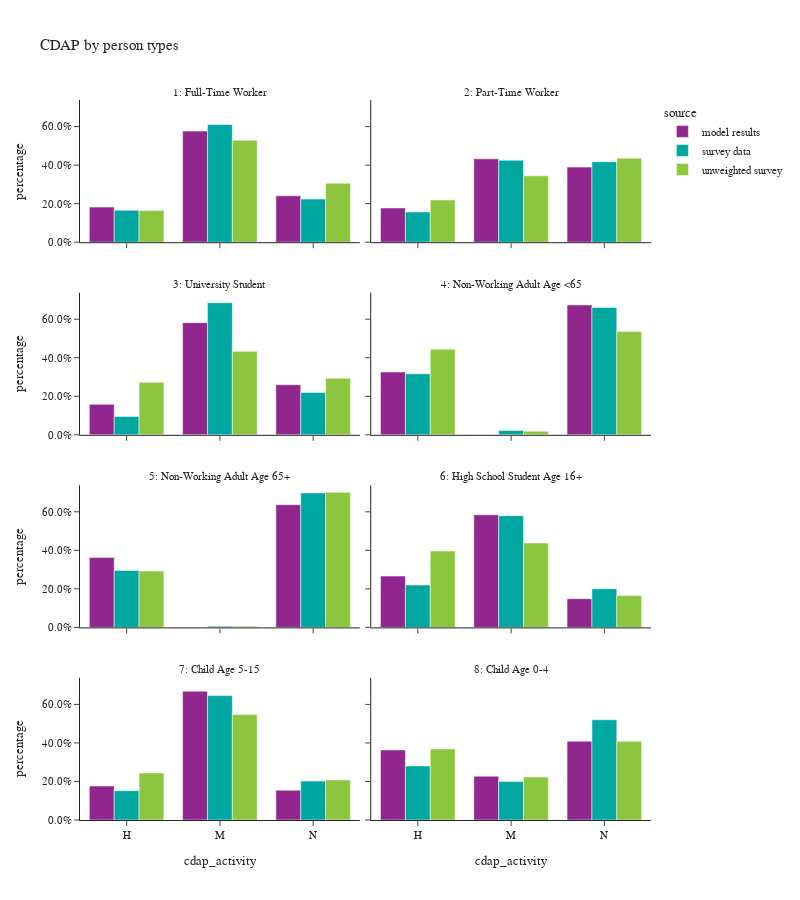

Write notebook code for a chart like this one.
### Code cell
df_plot = per_data.groupby(['source','ptype_des','cdap_activity'])['person_weight'].sum().reset_index()
df_plot['percentage'] = df_plot.groupby(['source','ptype_des'], group_keys=False)['person_weight'].\
    apply(lambda x: x / float(x.sum()))

fig = px.bar(df_plot, x="cdap_activity", y="percentage", color="source",barmode="group",
                facet_col="ptype_des", facet_col_wrap=2,
                title="CDAP by person types")
fig.for_each_annotation(lambda a: a.update(text = a.text.split("=")[-1]))
fig.for_each_yaxis(lambda a: a.update(tickformat = ".1%"))
fig.update_layout(height=900, width=800)
fig.show()

### Figure 1 — Plotly figure (JSON) as saved in the notebook; plotly's stock layout.template omitted (floating-point values rounded to 4 significant figures)
{"data": [{"alignmentgroup": "True", "hovertemplate": "source=model results<br>ptype_des=1: Full-Time Worker<br>cdap_activity=%{x}<br>percentage=%{y}<extra></extra>", "legendgroup": "model results", "marker": {"color": "#91268F", "pattern": {"shape": ""}}, "name": "model results", "offsetgroup": "model results", "orientation": "v", "showlegend": true, "textposition": "auto", "type": "bar", "x": ["H", "M", "N"], "xaxis": "x7", "y": [0.1824, 0.5766, 0.241], "yaxis": "y7"}, {"alignmentgroup": "True", "hovertemplate": "source=model results<br>ptype_des=2: Part-Time Worker<br>cdap_activity=%{x}<br>percentage=%{y}<extra></extra>", "legendgroup": "model results", "marker": {"color": "#91268F", "pattern": {"shape": ""}}, "name": "model results", "offsetgroup": "model results", "orientation": "v", "showlegend": false, "textposition": "auto", "type": "bar", "x": ["H", "M", "N"], "xaxis": "x8", "y": [0.1776, 0.4326, 0.3898], "yaxis": "y8"}, {"alignmentgroup": "True", "hovertemplate": "source=model results<br>ptype_des=3: University Student<br>cdap_activity=%{x}<br>percentage=%{y}<extra></extra>", "legendgroup": "model results", "marker": {"color": "#91268F", "pattern": {"shape": ""}}, "name": "model results", "offsetgroup": "model results", "orientation": "v", "showlegend": false, "textposition": "auto", "type": "bar", "x": ["H", "M", "N"], "xaxis": "x5", "y": [0.1581, 0.5821, 0.2598], "yaxis": "y5"}, {"alignmentgroup": "True", "hovertemplate": "source=model results<br>ptype_des=4: Non-Working Adult Age <65<br>cdap_activity=%{x}<br>percentage=%{y}<extra></extra>", "legendgroup": "model results", "marker": {"color": "#91268F", "pattern": {"shape": ""}}, "name": "model results", "offsetgroup": "model results", "orientation": "v", "showlegend": false, "textposition": "auto", "type": "bar", "x": ["H", "N"], "xaxis": "x6", "y": [0.326, 0.674], "yaxis": "y6"}, {"alignmentgroup": "True", "hovertemplate": "source=model results<br>ptype_des=5: Non-Working Adult Age 65+<br>cdap_activity=%{x}<br>percentage=%{y}<extra></extra>", "legendgroup": "model results", "marker": {"color": "#91268F", "pattern": {"shape": ""}}, "name": "model results", "offsetgroup": "model results", "orientation": "v", "showlegend": false, "textposition": "auto", "type": "bar", "x": ["H", "N"], "xaxis": "x3", "y": [0.3631, 0.6369], "yaxis": "y3"}, {"alignmentgroup": "True", "hovertemplate": "source=model results<br>ptype_des=6: High School Student Age 16+<br>cdap_activity=%{x}<br>percentage=%{y}<extra></extra>", "legendgroup": "model results", "marker": {"color": "#91268F", "pattern": {"shape": ""}}, "name": "model results", "offsetgroup": "model results", "orientation": "v", "showlegend": false, "textposition": "auto", "type": "bar", "x": ["H", "M", "N"], "xaxis": "x4", "y": [0.2663, 0.5848, 0.149], "yaxis": "y4"}, {"alignmentgroup": "True", "hovertemplate": "source=model results<br>ptype_des=7: Child Age 5-15<br>cdap_activity=%{x}<br>percentage=%{y}<extra></extra>", "legendgroup": "model results", "marker": {"color": "#91268F", "pattern": {"shape": ""}}, "name": "model results", "offsetgroup": "model results", "orientation": "v", "showlegend": false, "textposition": "auto", "type": "bar", "x": ["H", "M", "N"], "xaxis": "x", "y": [0.1765, 0.6688, 0.1548], "yaxis": "y"}, {"alignmentgroup": "True", "hovertemplate": "source=model results<br>ptype_des=8: Child Age 0-4<br>cdap_activity=%{x}<br>percentage=%{y}<extra></extra>", "legendgroup": "model results", "marker": {"color": "#91268F", "pattern": {"shape": ""}}, "name": "model results", "offsetgroup": "model results", "orientation": "v", "showlegend": false, "textposition": "auto", "type": "bar", "x": ["H", "M", "N"], "xaxis": "x2", "y": [0.3637, 0.2274, 0.4089], "yaxis": "y2"}, {"alignmentgroup": "True", "hovertemplate": "source=survey data<br>ptype_des=1: Full-Time Worker<br>cdap_activity=%{x}<br>percentage=%{y}<extra></extra>", "legendgroup": "survey data", "marker": {"color": "#00A7A0", "pattern": {"shape": ""}}, "name": "survey data", "offsetgroup": "survey data", "orientation": "v", "showlegend": true, "textposition": "auto", "type": "bar", "x": ["H", "M", "N"], "xaxis": "x7", "y": [0.1655, 0.6107, 0.2238], "yaxis": "y7"}, {"alignmentgroup": "True", "hovertemplate": "source=survey data<br>ptype_des=2: Part-Time Worker<br>cdap_activity=%{x}<br>percentage=%{y}<extra></extra>", "legendgroup": "survey data", "marker": {"color": "#00A7A0", "pattern": {"shape": ""}}, "name": "survey data", "offsetgroup": "survey data", "orientation": "v", "showlegend": false, "textposition": "auto", "type": "bar", "x": ["H", "M", "N"], "xaxis": "x8", "y": [0.1569, 0.4253, 0.4179], "yaxis": "y8"}, {"alignmentgroup": "True", "hovertemplate": "source=survey data<br>ptype_des=3: University Student<br>cdap_activity=%{x}<br>percentage=%{y}<extra></extra>", "legendgroup": "survey data", "marker": {"color": "#00A7A0", "pattern": {"shape": ""}}, "name": "survey data", "offsetgroup": "survey data", "orientation": "v", "showlegend": false, "textposition": "auto", "type": "bar", "x": ["H", "M", "N"], "xaxis": "x5", "y": [0.09477, 0.6855, 0.2197], "yaxis": "y5"}, {"alignmentgroup": "True", "hovertemplate": "source=survey data<br>ptype_des=4: Non-Working Adult Age <65<br>cdap_activity=%{x}<br>percentage=%{y}<extra></extra>", "legendgroup": "survey data", "marker": {"color": "#00A7A0", "pattern": {"shape": ""}}, "name": "survey data", "offsetgroup": "survey data", "orientation": "v", "showlegend": false, "textposition": "auto", "type": "bar", "x": ["H", "M", "N"], "xaxis": "x6", "y": [0.3163, 0.02256, 0.6612], "yaxis": "y6"}, {"alignmentgroup": "True", "hovertemplate": "source=survey data<br>ptype_des=5: Non-Working Adult Age 65+<br>cdap_activity=%{x}<br>percentage=%{y}<extra></extra>", "legendgroup": "survey data", "marker": {"color": "#00A7A0", "pattern": {"shape": ""}}, "name": "survey data", "offsetgroup": "survey data", "orientation": "v", "showlegend": false, "textposition": "auto", "type": "bar", "x": ["H", "M", "N"], "xaxis": "x3", "y": [0.296, 0.005799, 0.6982], "yaxis": "y3"}, {"alignmentgroup": "True", "hovertemplate": "source=survey data<br>ptype_des=6: High School Student Age 16+<br>cdap_activity=%{x}<br>percentage=%{y}<extra></extra>", "legendgroup": "survey data", "marker": {"color": "#00A7A0", "pattern": {"shape": ""}}, "name": "survey data", "offsetgroup": "survey data", "orientation": "v", "showlegend": false, "textposition": "auto", "type": "bar", "x": ["H", "M", "N"], "xaxis": "x4", "y": [0.2198, 0.5799, 0.2003], "yaxis": "y4"}, {"alignmentgroup": "True", "hovertemplate": "source=survey data<br>ptype_des=7: Child Age 5-15<br>cdap_activity=%{x}<br>percentage=%{y}<extra></extra>", "legendgroup": "survey data", "marker": {"color": "#00A7A0", "pattern": {"shape": ""}}, "name": "survey data", "offsetgroup": "survey data", "orientation": "v", "showlegend": false, "textposition": "auto", "type": "bar", "x": ["H", "M", "N"], "xaxis": "x", "y": [0.1523, 0.6457, 0.202], "yaxis": "y"}, {"alignmentgroup": "True", "hovertemplate": "source=survey data<br>ptype_des=8: Child Age 0-4<br>cdap_activity=%{x}<br>percentage=%{y}<extra></extra>", "legendgroup": "survey data", "marker": {"color": "#00A7A0", "pattern": {"shape": ""}}, "name": "survey data", "offsetgroup": "survey data", "orientation": "v", "showlegend": false, "textposition": "auto", "type": "bar", "x": ["H", "M", "N"], "xaxis": "x2", "y": [0.2806, 0.1995, 0.52], "yaxis": "y2"}, {"alignmentgroup": "True", "hovertemplate": "source=unweighted survey<br>ptype_des=1: Full-Time Worker<br>cdap_activity=%{x}<br>percentage=%{y}<extra></extra>", "legendgroup": "unweighted survey", "marker": {"color": "#8CC63E", "pattern": {"shape": ""}}, "name": "unweighted survey", "offsetgroup": "unweighted survey", "orientation": "v", "showlegend": true, "textposition": "auto", "type": "bar", "x": ["H", "M", "N"], "xaxis": "x7", "y": [0.1646, 0.5292, 0.3062], "yaxis": "y7"}, {"alignmentgroup": "True", "hovertemplate": "source=unweighted survey<br>ptype_des=2: Part-Time Worker<br>cdap_activity=%{x}<br>percentage=%{y}<extra></extra>", "legendgroup": "unweighted survey", "marker": {"color": "#8CC63E", "pattern": {"shape": ""}}, "name": "unweighted survey", "offsetgroup": "unweighted survey", "orientation": "v", "showlegend": false, "textposition": "auto", "type": "bar", "x": ["H", "M", "N"], "xaxis": "x8", "y": [0.2189, 0.3447, 0.4364], "yaxis": "y8"}, {"alignmentgroup": "True", "hovertemplate": "source=unweighted survey<br>ptype_des=3: University Student<br>cdap_activity=%{x}<br>percentage=%{y}<extra></extra>", "legendgroup": "unweighted survey", "marker": {"color": "#8CC63E", "pattern": {"shape": ""}}, "name": "unweighted survey", "offsetgroup": "unweighted survey", "orientation": "v", "showlegend": false, "textposition": "auto", "type": "bar", "x": ["H", "M", "N"], "xaxis": "x5", "y": [0.2726, 0.4336, 0.2938], "yaxis": "y5"}, {"alignmentgroup": "True", "hovertemplate": "source=unweighted survey<br>ptype_des=4: Non-Working Adult Age <65<br>cdap_activity=%{x}<br>percentage=%{y}<extra></extra>", "legendgroup": "unweighted survey", "marker": {"color": "#8CC63E", "pattern": {"shape": ""}}, "name": "unweighted survey", "offsetgroup": "unweighted survey", "orientation": "v", "showlegend": false, "textposition": "auto", "type": "bar", "x": ["H", "M", "N"], "xaxis": "x6", "y": [0.4446, 0.01866, 0.5368], "yaxis": "y6"}, {"alignmentgroup": "True", "hovertemplate": "source=unweighted survey<br>ptype_des=5: Non-Working Adult Age 65+<br>cdap_activity=%{x}<br>percentage=%{y}<extra></extra>", "legendgroup": "unweighted survey", "marker": {"color": "#8CC63E", "pattern": {"shape": ""}}, "name": "unweighted survey", "offsetgroup": "unweighted survey", "orientation": "v", "showlegend": false, "textposition": "auto", "type": "bar", "x": ["H", "M", "N"], "xaxis": "x3", "y": [0.2927, 0.006098, 0.7012], "yaxis": "y3"}, {"alignmentgroup": "True", "hovertemplate": "source=unweighted survey<br>ptype_des=6: High School Student Age 16+<br>cdap_activity=%{x}<br>percentage=%{y}<extra></extra>", "legendgroup": "unweighted survey", "marker": {"color": "#8CC63E", "pattern": {"shape": ""}}, "name": "unweighted survey", "offsetgroup": "unweighted survey", "orientation": "v", "showlegend": false, "textposition": "auto", "type": "bar", "x": ["H", "M", "N"], "xaxis": "x4", "y": [0.3967, 0.438, 0.1653], "yaxis": "y4"}, {"alignmentgroup": "True", "hovertemplate": "source=unweighted survey<br>ptype_des=7: Child Age 5-15<br>cdap_activity=%{x}<br>percentage=%{y}<extra></extra>", "legendgroup": "unweighted survey", "marker": {"color": "#8CC63E", "pattern": {"shape": ""}}, "name": "unweighted survey", "offsetgroup": "unweighted survey", "orientation": "v", "showlegend": false, "textposition": "auto", "type": "bar", "x": ["H", "M", "N"], "xaxis": "x", "y": [0.2443, 0.5476, 0.2081], "yaxis": "y"}, {"alignmentgroup": "True", "hovertemplate": "source=unweighted survey<br>ptype_des=8: Child Age 0-4<br>cdap_activity=%{x}<br>percentage=%{y}<extra></extra>", "legendgroup": "unweighted survey", "marker": {"color": "#8CC63E", "pattern": {"shape": ""}}, "name": "unweighted survey", "offsetgroup": "unweighted survey", "orientation": "v", "showlegend": false, "textposition": "auto", "type": "bar", "x": ["H", "M", "N"], "xaxis": "x2", "y": [0.3689, 0.2228, 0.4082], "yaxis": "y2"}], "layout": {"annotations": [{"font": {}, "showarrow": false, "text": "7: Child Age 5-15", "x": 0.245, "xanchor": "center", "xref": "paper", "y": 0.1975, "yanchor": "bottom", "yref": "paper"}, {"font": {}, "showarrow": false, "text": "8: Child Age 0-4", "x": 0.755, "xanchor": "center", "xref": "paper", "y": 0.1975, "yanchor": "bottom", "yref": "paper"}, {"font": {}, "showarrow": false, "text": "5: Non-Working Adult Age 65+", "x": 0.245, "xanchor": "center", "xref": "paper", "y": 0.465, "yanchor": "bottom", "yref": "paper"}, {"font": {}, "showarrow": false, "text": "6: High School Student Age 16+", "x": 0.755, "xanchor": "center", "xref": "paper", "y": 0.465, "yanchor": "bottom", "yref": "paper"}, {"font": {}, "showarrow": false, "text": "3: University Student", "x": 0.245, "xanchor": "center", "xref": "paper", "y": 0.7325, "yanchor": "bottom", "yref": "paper"}, {"font": {}, "showarrow": false, "text": "4: Non-Working Adult Age <65", "x": 0.755, "xanchor": "center", "xref": "paper", "y": 0.7325, "yanchor": "bottom", "yref": "paper"}, {"font": {}, "showarrow": false, "text": "1: Full-Time Worker", "x": 0.245, "xanchor": "center", "xref": "paper", "y": 1, "yanchor": "bottom", "yref": "paper"}, {"font": {}, "showarrow": false, "text": "2: Part-Time Worker", "x": 0.755, "xanchor": "center", "xref": "paper", "y": 1, "yanchor": "bottom", "yref": "paper"}], "barmode": "group", "height": 900, "legend": {"title": {"text": "source"}, "tracegroupgap": 0}, "title": {"text": "CDAP by person types"}, "width": 800, "xaxis": {"anchor": "y", "domain": [0, 0.49], "title": {"text": "cdap_activity"}}, "xaxis2": {"anchor": "y2", "domain": [0.51, 1], "matches": "x", "title": {"text": "cdap_activity"}}, "xaxis3": {"anchor": "y3", "domain": [0, 0.49], "matches": "x", "showticklabels": false}, "xaxis4": {"anchor": "y4", "domain": [0.51, 1], "matches": "x", "showticklabels": false}, "xaxis5": {"anchor": "y5", "domain": [0, 0.49], "matches": "x", "showticklabels": false}, "xaxis6": {"anchor": "y6", "domain": [0.51, 1], "matches": "x", "showticklabels": false}, "xaxis7": {"anchor": "y7", "domain": [0, 0.49], "matches": "x", "showticklabels": false}, "xaxis8": {"anchor": "y8", "domain": [0.51, 1], "matches": "x", "showticklabels": false}, "yaxis": {"anchor": "x", "domain": [0, 0.1975], "tickformat": ".1%", "title": {"text": "percentage"}}, "yaxis2": {"anchor": "x2", "domain": [0, 0.1975], "matches": "y", "showticklabels": false, "tickformat": ".1%"}, "yaxis3": {"anchor": "x3", "domain": [0.2675, 0.465], "matches": "y", "tickformat": ".1%", "title": {"text": "percentage"}}, "yaxis4": {"anchor": "x4", "domain": [0.2675, 0.465], "matches": "y", "showticklabels": false, "tickformat": ".1%"}, "yaxis5": {"anchor": "x5", "domain": [0.535, 0.7325], "matches": "y", "tickformat": ".1%", "title": {"text": "percentage"}}, "yaxis6": {"anchor": "x6", "domain": [0.535, 0.7325], "matches": "y", "showticklabels": false, "tickformat": ".1%"}, "yaxis7": {"anchor": "x7", "domain": [0.8025, 1], "matches": "y", "tickformat": ".1%", "title": {"text": "percentage"}}, "yaxis8": {"anchor": "x8", "domain": [0.8025, 1], "matches": "y", "showticklabels": false, "tickformat": ".1%"}}}
